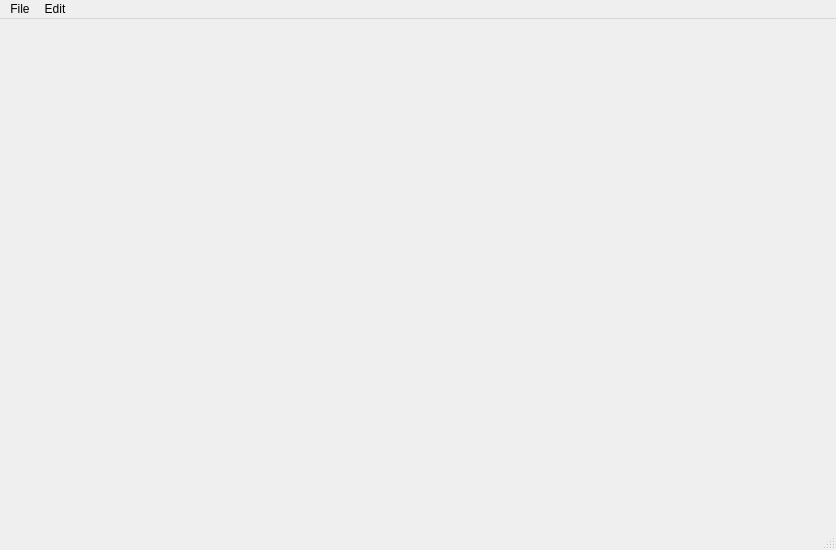
<?xml version="1.0" encoding="UTF-8"?>
<ui version="4.0">
 <class>MainWindow</class>
 <widget class="QMainWindow" name="MainWindow">
  <property name="geometry">
   <rect>
    <x>0</x>
    <y>0</y>
    <width>836</width>
    <height>550</height>
   </rect>
  </property>
  <property name="windowTitle">
   <string>MainWindow</string>
  </property>
  <widget class="QWidget" name="centralwidget">
   <layout class="QVBoxLayout" name="verticalLayout">
    <item>
     <widget class="QWidget" name="widget" native="true"/>
    </item>
   </layout>
  </widget>
  <widget class="QMenuBar" name="menubar">
   <property name="geometry">
    <rect>
     <x>0</x>
     <y>0</y>
     <width>836</width>
     <height>21</height>
    </rect>
   </property>
   <widget class="QMenu" name="menu">
    <property name="title">
     <string>File</string>
    </property>
    <addaction name="actionOpen"/>
    <addaction name="actionSave"/>
    <addaction name="actionSave_as"/>
   </widget>
   <widget class="QMenu" name="menuEdit">
    <property name="title">
     <string>Edit</string>
    </property>
   </widget>
   <addaction name="menu"/>
   <addaction name="menuEdit"/>
  </widget>
  <widget class="QStatusBar" name="statusbar"/>
  <action name="actionOpen">
   <property name="enabled">
    <bool>true</bool>
   </property>
   <property name="text">
    <string>Open</string>
   </property>
  </action>
  <action name="actionSave">
   <property name="text">
    <string>Save</string>
   </property>
  </action>
  <action name="actionSave_as">
   <property name="text">
    <string>Save as</string>
   </property>
  </action>
 </widget>
 <resources/>
 <connections/>
</ui>
